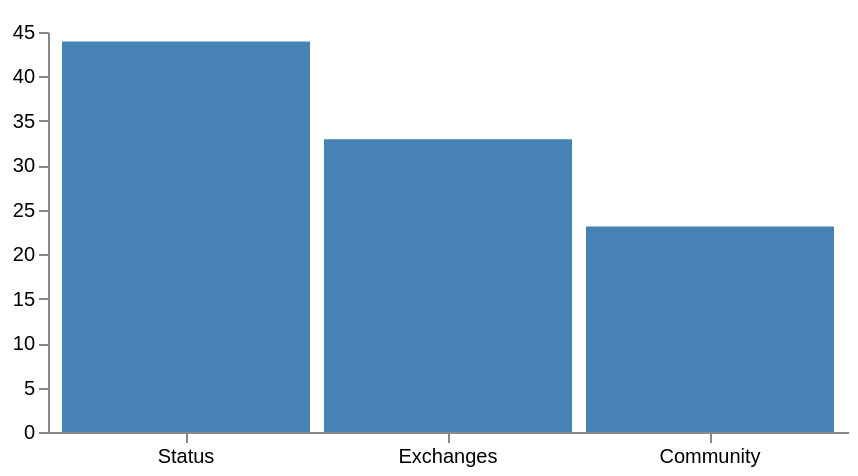

Specify this chart in Vega-Lite:
### Vega specification from a JSON file in a GitHub repository (floating-point values rounded to 4 significant figures)
{"$schema": "https://vega.github.io/schema/vega/v5.json", "description": "A basic bar chart example, with value labels shown upon mouse hover.", "width": 400, "height": 200, "padding": 5, "data": [{"name": "table", "values": [{"category": "Status", "amount": 43.94}, {"category": "Exchanges", "amount": 32.93}, {"category": "Community", "amount": 23.12}]}], "signals": [{"name": "tooltip", "value": {}, "on": [{"events": "rect:mouseover", "update": "datum"}, {"events": "rect:mouseout", "update": "{}"}]}], "scales": [{"name": "xscale", "type": "band", "domain": {"data": "table", "field": "category"}, "range": "width", "padding": 0.05, "round": true}, {"name": "yscale", "domain": {"data": "table", "field": "amount"}, "nice": true, "range": "height"}], "axes": [{"orient": "bottom", "scale": "xscale"}, {"orient": "left", "scale": "yscale"}], "marks": [{"type": "rect", "from": {"data": "table"}, "encode": {"enter": {"x": {"scale": "xscale", "field": "category"}, "width": {"scale": "xscale", "band": 1}, "y": {"scale": "yscale", "field": "amount"}, "y2": {"scale": "yscale", "value": 0}}, "update": {"fill": {"value": "steelblue"}}, "hover": {"fill": {"value": "red"}}}}, {"type": "text", "encode": {"enter": {"align": {"value": "center"}, "baseline": {"value": "bottom"}, "fill": {"value": "#333"}}, "update": {"x": {"scale": "xscale", "signal": "tooltip.category", "band": 0.5}, "y": {"scale": "yscale", "signal": "tooltip.amount", "offset": -2}, "text": {"signal": "tooltip.amount"}, "fillOpacity": [{"test": "datum === tooltip", "value": 0}, {"value": 1}]}}}]}
